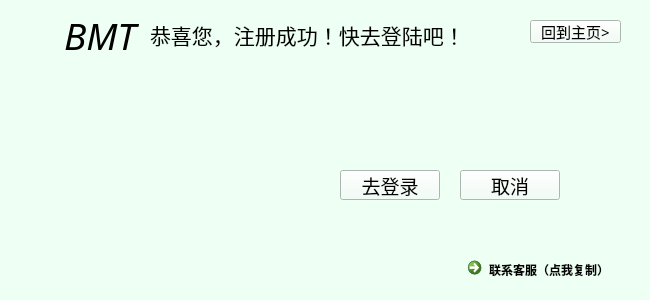
<?xml version="1.0" encoding="UTF-8"?>
<ui version="4.0">
 <class>BMT_client_register</class>
 <widget class="QWidget" name="BMT_client_register">
  <property name="geometry">
   <rect>
    <x>0</x>
    <y>0</y>
    <width>650</width>
    <height>300</height>
   </rect>
  </property>
  <property name="maximumSize">
   <size>
    <width>650</width>
    <height>300</height>
   </size>
  </property>
  <property name="windowTitle">
   <string>BMT_client</string>
  </property>
  <property name="windowIcon">
   <iconset resource="../resource.qrc">
    <normaloff>:/ico/resource/BMT_64.ico</normaloff>:/ico/resource/BMT_64.ico</iconset>
  </property>
  <property name="styleSheet">
   <string notr="true">background-color: rgb(238, 255, 243);</string>
  </property>
  <widget class="QLabel" name="label_6">
   <property name="geometry">
    <rect>
     <x>150</x>
     <y>10</y>
     <width>331</width>
     <height>50</height>
    </rect>
   </property>
   <property name="font">
    <font>
     <family>Times New Roman</family>
     <pointsize>16</pointsize>
     <weight>50</weight>
     <bold>false</bold>
    </font>
   </property>
   <property name="text">
    <string>恭喜您，注册成功！快去登陆吧！</string>
   </property>
  </widget>
  <widget class="QPushButton" name="log_in">
   <property name="geometry">
    <rect>
     <x>340</x>
     <y>170</y>
     <width>100</width>
     <height>30</height>
    </rect>
   </property>
   <property name="font">
    <font>
     <family>黑体</family>
     <pointsize>14</pointsize>
     <weight>50</weight>
     <bold>false</bold>
    </font>
   </property>
   <property name="text">
    <string>去登录</string>
   </property>
  </widget>
  <widget class="QPushButton" name="exit">
   <property name="geometry">
    <rect>
     <x>460</x>
     <y>170</y>
     <width>100</width>
     <height>30</height>
    </rect>
   </property>
   <property name="font">
    <font>
     <family>黑体</family>
     <pointsize>14</pointsize>
     <weight>50</weight>
     <bold>false</bold>
    </font>
   </property>
   <property name="text">
    <string>取消</string>
   </property>
  </widget>
  <widget class="QLabel" name="label_7">
   <property name="geometry">
    <rect>
     <x>50</x>
     <y>10</y>
     <width>100</width>
     <height>50</height>
    </rect>
   </property>
   <property name="font">
    <font>
     <family>Mistral</family>
     <pointsize>30</pointsize>
     <weight>50</weight>
     <bold>false</bold>
    </font>
   </property>
   <property name="text">
    <string>&lt;html&gt;&lt;head/&gt;&lt;body&gt;&lt;p&gt;&lt;span style=&quot; font-size:28pt; font-style:italic;&quot;&gt;BMT&lt;/span&gt;&lt;/p&gt;&lt;/body&gt;&lt;/html&gt;</string>
   </property>
   <property name="alignment">
    <set>Qt::AlignCenter</set>
   </property>
  </widget>
  <widget class="QLabel" name="label_8">
   <property name="geometry">
    <rect>
     <x>30</x>
     <y>30</y>
     <width>256</width>
     <height>256</height>
    </rect>
   </property>
   <property name="text">
    <string>&lt;html&gt;&lt;head/&gt;&lt;body&gt;&lt;p&gt;&lt;img src=&quot;:/logo/resource/BMT.png&quot;/&gt;&lt;/p&gt;&lt;/body&gt;&lt;/html&gt;</string>
   </property>
  </widget>
  <widget class="QCommandLinkButton" name="call_for_help">
   <property name="geometry">
    <rect>
     <x>460</x>
     <y>250</y>
     <width>161</width>
     <height>41</height>
    </rect>
   </property>
   <property name="toolTip">
    <string>&lt;html&gt;&lt;head/&gt;&lt;body&gt;&lt;p&gt;&lt;span style=&quot; font-size:12pt; text-decoration: underline; color:#0000ff;&quot;&gt;huyan35@mail2.sysu.edu.cn&lt;/span&gt;&lt;/p&gt;&lt;/body&gt;&lt;/html&gt;</string>
   </property>
   <property name="toolTipDuration">
    <number>0</number>
   </property>
   <property name="text">
    <string>联系客服（点我复制）</string>
   </property>
  </widget>
  <widget class="QPushButton" name="back">
   <property name="geometry">
    <rect>
     <x>530</x>
     <y>20</y>
     <width>91</width>
     <height>23</height>
    </rect>
   </property>
   <property name="font">
    <font>
     <family>黑体</family>
     <pointsize>11</pointsize>
     <weight>50</weight>
     <bold>false</bold>
    </font>
   </property>
   <property name="text">
    <string>回到主页&gt;</string>
   </property>
  </widget>
  <zorder>label_8</zorder>
  <zorder>label_6</zorder>
  <zorder>log_in</zorder>
  <zorder>exit</zorder>
  <zorder>label_7</zorder>
  <zorder>call_for_help</zorder>
  <zorder>back</zorder>
 </widget>
 <resources>
  <include location="../resource.qrc"/>
 </resources>
 <connections/>
</ui>
